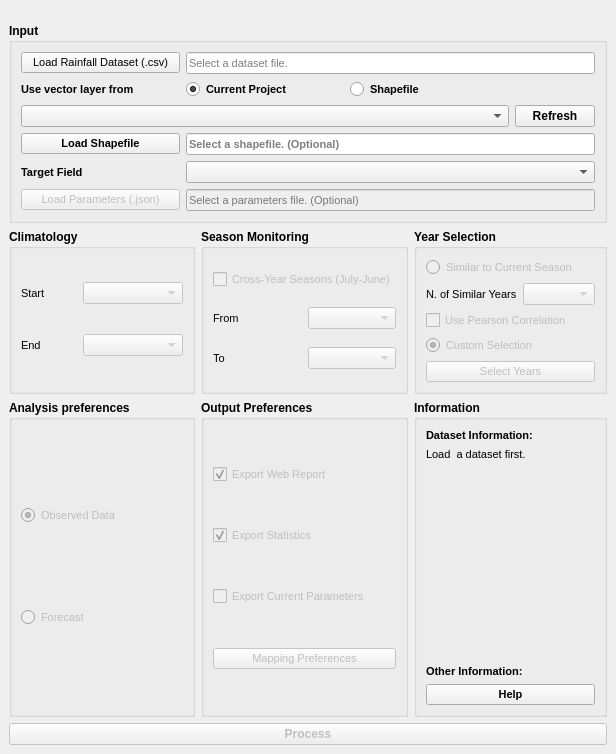
<?xml version="1.0" encoding="UTF-8"?>
<ui version="4.0">
 <class>QSMPGDialogBase</class>
 <widget class="QDialog" name="QSMPGDialogBase">
  <property name="geometry">
   <rect>
    <x>0</x>
    <y>0</y>
    <width>616</width>
    <height>754</height>
   </rect>
  </property>
  <property name="sizePolicy">
   <sizepolicy hsizetype="Fixed" vsizetype="Fixed">
    <horstretch>0</horstretch>
    <verstretch>0</verstretch>
   </sizepolicy>
  </property>
  <property name="windowTitle">
   <string>Seasonal Monitoring and Probability Generator</string>
  </property>
  <property name="sizeGripEnabled">
   <bool>false</bool>
  </property>
  <layout class="QGridLayout" name="gridLayout">
   <property name="leftMargin">
    <number>0</number>
   </property>
   <property name="topMargin">
    <number>0</number>
   </property>
   <property name="rightMargin">
    <number>0</number>
   </property>
   <property name="bottomMargin">
    <number>0</number>
   </property>
   <property name="spacing">
    <number>0</number>
   </property>
   <item row="0" column="0">
    <widget class="QLabel" name="banner">
     <property name="sizePolicy">
      <sizepolicy hsizetype="Preferred" vsizetype="Fixed">
       <horstretch>0</horstretch>
       <verstretch>0</verstretch>
      </sizepolicy>
     </property>
     <property name="maximumSize">
      <size>
       <width>616</width>
       <height>77</height>
      </size>
     </property>
     <property name="text">
      <string/>
     </property>
     <property name="textFormat">
      <enum>Qt::AutoText</enum>
     </property>
     <property name="pixmap">
      <pixmap>banner.png</pixmap>
     </property>
     <property name="scaledContents">
      <bool>true</bool>
     </property>
     <property name="wordWrap">
      <bool>false</bool>
     </property>
    </widget>
   </item>
   <item row="1" column="0">
    <widget class="QWidget" name="root" native="true">
     <property name="sizePolicy">
      <sizepolicy hsizetype="Minimum" vsizetype="Minimum">
       <horstretch>0</horstretch>
       <verstretch>0</verstretch>
      </sizepolicy>
     </property>
     <layout class="QGridLayout" name="gridLayout_6">
      <item row="1" column="2">
       <widget class="QGroupBox" name="yearSelectionGroup">
        <property name="enabled">
         <bool>true</bool>
        </property>
        <property name="font">
         <font>
          <pointsize>9</pointsize>
          <weight>75</weight>
          <bold>true</bold>
         </font>
        </property>
        <property name="title">
         <string>Year Selection</string>
        </property>
        <layout class="QGridLayout" name="gridLayout_8">
         <item row="1" column="0">
          <widget class="QLabel" name="simyrlabel">
           <property name="font">
            <font>
             <pointsize>8</pointsize>
             <weight>50</weight>
             <bold>false</bold>
            </font>
           </property>
           <property name="text">
            <string>N. of Similar Years</string>
           </property>
          </widget>
         </item>
         <item row="0" column="0" colspan="2">
          <widget class="QRadioButton" name="similarYearsRadioButton">
           <property name="enabled">
            <bool>false</bool>
           </property>
           <property name="font">
            <font>
             <pointsize>8</pointsize>
             <weight>50</weight>
             <bold>false</bold>
            </font>
           </property>
           <property name="text">
            <string>Similar to Current Season</string>
           </property>
           <property name="checked">
            <bool>false</bool>
           </property>
          </widget>
         </item>
         <item row="2" column="0" colspan="2">
          <widget class="QCheckBox" name="usePearsonCheckBox">
           <property name="enabled">
            <bool>false</bool>
           </property>
           <property name="font">
            <font>
             <pointsize>8</pointsize>
             <weight>50</weight>
             <bold>false</bold>
            </font>
           </property>
           <property name="text">
            <string>Use Pearson Correlation</string>
           </property>
          </widget>
         </item>
         <item row="3" column="0" colspan="2">
          <widget class="QRadioButton" name="customYearsRadioButton">
           <property name="enabled">
            <bool>false</bool>
           </property>
           <property name="font">
            <font>
             <pointsize>8</pointsize>
             <weight>50</weight>
             <bold>false</bold>
            </font>
           </property>
           <property name="text">
            <string>Custom Selection</string>
           </property>
           <property name="checked">
            <bool>true</bool>
           </property>
          </widget>
         </item>
         <item row="1" column="1">
          <widget class="QComboBox" name="similarYearsComboBox">
           <property name="enabled">
            <bool>false</bool>
           </property>
           <property name="font">
            <font>
             <pointsize>8</pointsize>
             <weight>50</weight>
             <bold>false</bold>
            </font>
           </property>
          </widget>
         </item>
         <item row="4" column="0" colspan="2">
          <widget class="QPushButton" name="selectYearsButton">
           <property name="enabled">
            <bool>false</bool>
           </property>
           <property name="font">
            <font>
             <pointsize>8</pointsize>
             <weight>50</weight>
             <bold>false</bold>
            </font>
           </property>
           <property name="text">
            <string>Select Years</string>
           </property>
          </widget>
         </item>
        </layout>
       </widget>
      </item>
      <item row="1" column="0">
       <widget class="QGroupBox" name="climatologyGroup">
        <property name="enabled">
         <bool>true</bool>
        </property>
        <property name="font">
         <font>
          <pointsize>9</pointsize>
          <weight>75</weight>
          <bold>true</bold>
         </font>
        </property>
        <property name="title">
         <string>Climatology</string>
        </property>
        <layout class="QGridLayout" name="gridLayout_3">
         <item row="1" column="0">
          <widget class="QLabel" name="climendlabel">
           <property name="font">
            <font>
             <pointsize>8</pointsize>
             <weight>50</weight>
             <bold>false</bold>
            </font>
           </property>
           <property name="text">
            <string>End</string>
           </property>
          </widget>
         </item>
         <item row="0" column="2">
          <widget class="QComboBox" name="climatologyStartComboBox">
           <property name="enabled">
            <bool>false</bool>
           </property>
           <property name="font">
            <font>
             <pointsize>8</pointsize>
             <weight>50</weight>
             <bold>false</bold>
            </font>
           </property>
           <property name="minimumContentsLength">
            <number>10</number>
           </property>
          </widget>
         </item>
         <item row="0" column="0">
          <widget class="QLabel" name="climstartlabel">
           <property name="enabled">
            <bool>true</bool>
           </property>
           <property name="font">
            <font>
             <pointsize>8</pointsize>
             <weight>50</weight>
             <bold>false</bold>
            </font>
           </property>
           <property name="text">
            <string>Start</string>
           </property>
          </widget>
         </item>
         <item row="1" column="2">
          <widget class="QComboBox" name="climatologyEndComboBox">
           <property name="enabled">
            <bool>false</bool>
           </property>
           <property name="font">
            <font>
             <pointsize>8</pointsize>
             <weight>50</weight>
             <bold>false</bold>
            </font>
           </property>
           <property name="minimumContentsLength">
            <number>10</number>
           </property>
          </widget>
         </item>
        </layout>
       </widget>
      </item>
      <item row="2" column="0">
       <widget class="QGroupBox" name="analysisGroup">
        <property name="font">
         <font>
          <pointsize>9</pointsize>
          <weight>75</weight>
          <bold>true</bold>
         </font>
        </property>
        <property name="title">
         <string>Analysis preferences</string>
        </property>
        <layout class="QGridLayout" name="gridLayout_9">
         <item row="0" column="0">
          <widget class="QRadioButton" name="observedDataRadioButton">
           <property name="enabled">
            <bool>false</bool>
           </property>
           <property name="font">
            <font>
             <pointsize>8</pointsize>
             <weight>50</weight>
             <bold>false</bold>
            </font>
           </property>
           <property name="text">
            <string>Observed Data</string>
           </property>
           <property name="checked">
            <bool>true</bool>
           </property>
          </widget>
         </item>
         <item row="1" column="0">
          <widget class="QRadioButton" name="forecastRadioButton">
           <property name="enabled">
            <bool>false</bool>
           </property>
           <property name="font">
            <font>
             <pointsize>8</pointsize>
             <weight>50</weight>
             <bold>false</bold>
            </font>
           </property>
           <property name="text">
            <string>Forecast</string>
           </property>
          </widget>
         </item>
        </layout>
       </widget>
      </item>
      <item row="1" column="1">
       <widget class="QGroupBox" name="monitoringGroup">
        <property name="enabled">
         <bool>true</bool>
        </property>
        <property name="font">
         <font>
          <pointsize>9</pointsize>
          <weight>75</weight>
          <bold>true</bold>
         </font>
        </property>
        <property name="title">
         <string>Season Monitoring</string>
        </property>
        <layout class="QGridLayout" name="gridLayout_5">
         <item row="2" column="1">
          <widget class="QComboBox" name="seasonEndComboBox">
           <property name="enabled">
            <bool>false</bool>
           </property>
           <property name="font">
            <font>
             <pointsize>8</pointsize>
             <weight>50</weight>
             <bold>false</bold>
            </font>
           </property>
          </widget>
         </item>
         <item row="2" column="0">
          <widget class="QLabel" name="sesendlabel">
           <property name="font">
            <font>
             <pointsize>8</pointsize>
             <weight>50</weight>
             <bold>false</bold>
            </font>
           </property>
           <property name="text">
            <string>To</string>
           </property>
          </widget>
         </item>
         <item row="1" column="0">
          <widget class="QLabel" name="sestartlabel">
           <property name="font">
            <font>
             <pointsize>8</pointsize>
             <weight>50</weight>
             <bold>false</bold>
            </font>
           </property>
           <property name="text">
            <string>From</string>
           </property>
          </widget>
         </item>
         <item row="0" column="0" colspan="2">
          <widget class="QCheckBox" name="crossYearsCheckBox">
           <property name="enabled">
            <bool>false</bool>
           </property>
           <property name="font">
            <font>
             <pointsize>8</pointsize>
             <weight>50</weight>
             <bold>false</bold>
            </font>
           </property>
           <property name="text">
            <string>Cross-Year Seasons (July-June)</string>
           </property>
          </widget>
         </item>
         <item row="1" column="1">
          <widget class="QComboBox" name="seasonStartComboBox">
           <property name="enabled">
            <bool>false</bool>
           </property>
           <property name="font">
            <font>
             <pointsize>8</pointsize>
             <weight>50</weight>
             <bold>false</bold>
            </font>
           </property>
          </widget>
         </item>
        </layout>
       </widget>
      </item>
      <item row="0" column="0" colspan="3">
       <widget class="QGroupBox" name="inputGroup">
        <property name="sizePolicy">
         <sizepolicy hsizetype="Preferred" vsizetype="Maximum">
          <horstretch>0</horstretch>
          <verstretch>0</verstretch>
         </sizepolicy>
        </property>
        <property name="font">
         <font>
          <pointsize>9</pointsize>
          <weight>75</weight>
          <bold>true</bold>
         </font>
        </property>
        <property name="title">
         <string>Input</string>
        </property>
        <layout class="QGridLayout" name="gridLayout_2">
         <item row="7" column="0">
          <widget class="QPushButton" name="importParametersButton">
           <property name="enabled">
            <bool>false</bool>
           </property>
           <property name="font">
            <font>
             <pointsize>8</pointsize>
             <weight>50</weight>
             <bold>false</bold>
            </font>
           </property>
           <property name="text">
            <string>Load Parameters (.json)</string>
           </property>
          </widget>
         </item>
         <item row="0" column="0">
          <widget class="QPushButton" name="loadFileButton">
           <property name="font">
            <font>
             <pointsize>8</pointsize>
             <weight>50</weight>
             <bold>false</bold>
            </font>
           </property>
           <property name="text">
            <string>Load Rainfall Dataset (.csv)</string>
           </property>
          </widget>
         </item>
         <item row="5" column="0">
          <widget class="QLabel" name="label_2">
           <property name="font">
            <font>
             <pointsize>8</pointsize>
             <weight>75</weight>
             <bold>true</bold>
            </font>
           </property>
           <property name="text">
            <string>Target Field</string>
           </property>
          </widget>
         </item>
         <item row="1" column="0">
          <widget class="QLabel" name="label">
           <property name="font">
            <font>
             <pointsize>8</pointsize>
             <weight>75</weight>
             <bold>true</bold>
            </font>
           </property>
           <property name="text">
            <string>Use vector layer from</string>
           </property>
          </widget>
         </item>
         <item row="4" column="0">
          <widget class="QPushButton" name="loadShapefileButton">
           <property name="font">
            <font>
             <pointsize>8</pointsize>
             <weight>75</weight>
             <bold>true</bold>
            </font>
           </property>
           <property name="text">
            <string>Load Shapefile</string>
           </property>
          </widget>
         </item>
         <item row="1" column="1">
          <widget class="QRadioButton" name="useProjectLayerRadioButton">
           <property name="font">
            <font>
             <pointsize>8</pointsize>
             <weight>75</weight>
             <bold>true</bold>
            </font>
           </property>
           <property name="text">
            <string>Current Project</string>
           </property>
           <property name="checked">
            <bool>true</bool>
           </property>
          </widget>
         </item>
         <item row="0" column="1" colspan="3">
          <widget class="QLineEdit" name="datasetInputLineEdit">
           <property name="font">
            <font>
             <pointsize>8</pointsize>
             <weight>50</weight>
             <bold>false</bold>
            </font>
           </property>
           <property name="readOnly">
            <bool>true</bool>
           </property>
           <property name="placeholderText">
            <string>Select a dataset file.</string>
           </property>
          </widget>
         </item>
         <item row="1" column="2" colspan="2">
          <widget class="QRadioButton" name="useShapefileRadioButton">
           <property name="font">
            <font>
             <pointsize>8</pointsize>
             <weight>75</weight>
             <bold>true</bold>
            </font>
           </property>
           <property name="text">
            <string>Shapefile</string>
           </property>
          </widget>
         </item>
         <item row="4" column="1" colspan="3">
          <widget class="QLineEdit" name="shapefilePathLineEdit">
           <property name="font">
            <font>
             <pointsize>8</pointsize>
             <weight>75</weight>
             <bold>true</bold>
            </font>
           </property>
           <property name="readOnly">
            <bool>true</bool>
           </property>
           <property name="placeholderText">
            <string>Select a shapefile. (Optional)</string>
           </property>
          </widget>
         </item>
         <item row="5" column="1" colspan="3">
          <widget class="QComboBox" name="targetFieldComboBox">
           <property name="font">
            <font>
             <pointsize>8</pointsize>
             <weight>75</weight>
             <bold>true</bold>
            </font>
           </property>
           <property name="placeholderText">
            <string>Select the target field.</string>
           </property>
          </widget>
         </item>
         <item row="7" column="1" colspan="3">
          <widget class="QLineEdit" name="importParametersLineEdit">
           <property name="enabled">
            <bool>false</bool>
           </property>
           <property name="font">
            <font>
             <pointsize>8</pointsize>
             <weight>50</weight>
             <bold>false</bold>
            </font>
           </property>
           <property name="readOnly">
            <bool>true</bool>
           </property>
           <property name="placeholderText">
            <string>Select a parameters file. (Optional)</string>
           </property>
          </widget>
         </item>
         <item row="3" column="0" colspan="3">
          <widget class="QComboBox" name="mapSelectionComboBox">
           <property name="font">
            <font>
             <pointsize>8</pointsize>
             <weight>75</weight>
             <bold>true</bold>
            </font>
           </property>
           <property name="placeholderText">
            <string>Select a vector layer.</string>
           </property>
          </widget>
         </item>
         <item row="3" column="3">
          <widget class="QPushButton" name="refreshLayersPushButton">
           <property name="sizePolicy">
            <sizepolicy hsizetype="Fixed" vsizetype="Fixed">
             <horstretch>0</horstretch>
             <verstretch>0</verstretch>
            </sizepolicy>
           </property>
           <property name="text">
            <string>Refresh</string>
           </property>
          </widget>
         </item>
        </layout>
       </widget>
      </item>
      <item row="3" column="0" colspan="3">
       <widget class="QPushButton" name="processButton">
        <property name="enabled">
         <bool>false</bool>
        </property>
        <property name="font">
         <font>
          <pointsize>9</pointsize>
          <weight>75</weight>
          <bold>true</bold>
         </font>
        </property>
        <property name="text">
         <string>Process</string>
        </property>
       </widget>
      </item>
      <item row="2" column="1">
       <widget class="QGroupBox" name="outputGroupBox">
        <property name="font">
         <font>
          <pointsize>9</pointsize>
          <weight>75</weight>
          <bold>true</bold>
         </font>
        </property>
        <property name="title">
         <string>Output Preferences</string>
        </property>
        <layout class="QGridLayout" name="gridLayout_10">
         <item row="0" column="0">
          <widget class="QCheckBox" name="exportWebCheckBox">
           <property name="enabled">
            <bool>false</bool>
           </property>
           <property name="font">
            <font>
             <pointsize>8</pointsize>
             <weight>50</weight>
             <bold>false</bold>
            </font>
           </property>
           <property name="text">
            <string>Export Web Report</string>
           </property>
           <property name="checked">
            <bool>true</bool>
           </property>
          </widget>
         </item>
         <item row="3" column="0">
          <widget class="QCheckBox" name="exportParametersCheckBox">
           <property name="enabled">
            <bool>false</bool>
           </property>
           <property name="font">
            <font>
             <pointsize>8</pointsize>
             <weight>50</weight>
             <bold>false</bold>
            </font>
           </property>
           <property name="text">
            <string>Export Current Parameters</string>
           </property>
          </widget>
         </item>
         <item row="4" column="0">
          <widget class="QPushButton" name="mappingButton">
           <property name="enabled">
            <bool>false</bool>
           </property>
           <property name="font">
            <font>
             <pointsize>8</pointsize>
             <weight>50</weight>
             <bold>false</bold>
            </font>
           </property>
           <property name="text">
            <string>Mapping Preferences</string>
           </property>
          </widget>
         </item>
         <item row="1" column="0">
          <widget class="QCheckBox" name="exportStatsCheckBox">
           <property name="enabled">
            <bool>false</bool>
           </property>
           <property name="font">
            <font>
             <pointsize>8</pointsize>
             <weight>50</weight>
             <bold>false</bold>
            </font>
           </property>
           <property name="text">
            <string>Export Statistics</string>
           </property>
           <property name="checked">
            <bool>true</bool>
           </property>
          </widget>
         </item>
        </layout>
       </widget>
      </item>
      <item row="2" column="2">
       <widget class="QGroupBox" name="informationGroup">
        <property name="font">
         <font>
          <pointsize>9</pointsize>
          <weight>75</weight>
          <bold>true</bold>
         </font>
        </property>
        <property name="title">
         <string>Information</string>
        </property>
        <layout class="QGridLayout" name="gridLayout_11">
         <item row="4" column="0">
          <widget class="QPushButton" name="helpButton">
           <property name="font">
            <font>
             <pointsize>8</pointsize>
             <weight>75</weight>
             <bold>true</bold>
            </font>
           </property>
           <property name="text">
            <string>Help</string>
           </property>
          </widget>
         </item>
         <item row="1" column="0">
          <widget class="QLabel" name="datasetInfoLabel">
           <property name="font">
            <font>
             <pointsize>8</pointsize>
             <weight>50</weight>
             <bold>false</bold>
            </font>
           </property>
           <property name="text">
            <string>Load  a dataset first.</string>
           </property>
          </widget>
         </item>
         <item row="2" column="0">
          <spacer name="verticalSpacer">
           <property name="orientation">
            <enum>Qt::Vertical</enum>
           </property>
           <property name="sizeHint" stdset="0">
            <size>
             <width>20</width>
             <height>0</height>
            </size>
           </property>
          </spacer>
         </item>
         <item row="0" column="0">
          <widget class="QLabel" name="label_3">
           <property name="font">
            <font>
             <pointsize>8</pointsize>
             <weight>75</weight>
             <bold>true</bold>
            </font>
           </property>
           <property name="text">
            <string>Dataset Information:</string>
           </property>
          </widget>
         </item>
         <item row="3" column="0">
          <widget class="QLabel" name="label_4">
           <property name="font">
            <font>
             <pointsize>8</pointsize>
             <weight>75</weight>
             <bold>true</bold>
            </font>
           </property>
           <property name="text">
            <string>Other Information:</string>
           </property>
          </widget>
         </item>
        </layout>
       </widget>
      </item>
     </layout>
    </widget>
   </item>
  </layout>
 </widget>
 <resources/>
 <connections/>
</ui>
